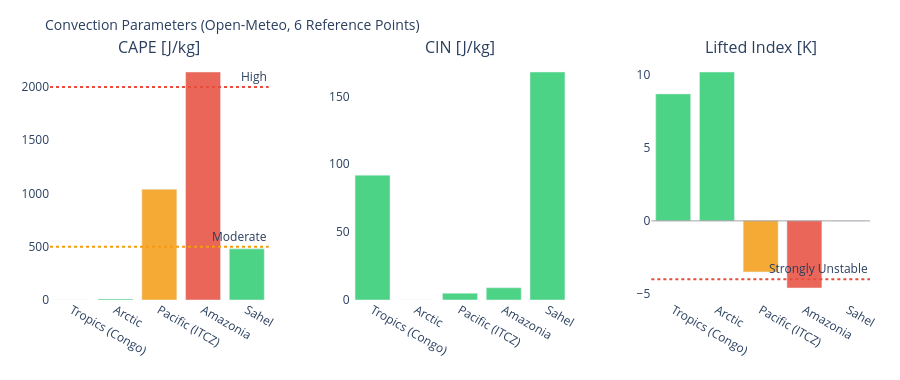

The notebook cell saved with this chart:
### Markdown cell above
---
## 3. Visualizations

### Code cell
# ============================================================
# CAPE / CIN / LIFTED INDEX – Convection potential
# ============================================================

if not df_atm.empty:
    fig = make_subplots(
        rows=1, cols=3,
        subplot_titles=['CAPE [J/kg]', 'CIN [J/kg]', 'Lifted Index [K]'],
        horizontal_spacing=0.1
    )
    pts = df_atm['point'].tolist()
    pt_colors = ['#E85D24','#185FA5','#888780','#378ADD','#639922','#F2A623']

    # CAPE – höher = mehr Gewitterpotential
    cape_vals = df_atm['cape'].fillna(0).tolist()
    cape_colors = ['#e74c3c' if v > 2000 else '#f39c12' if v > 500 else '#2ecc71'
                   for v in cape_vals]
    fig.add_trace(go.Bar(x=pts, y=cape_vals, marker_color=cape_colors,
                         opacity=0.85, showlegend=False), row=1, col=1)
    fig.add_hline(y=2000, line_dash='dot', line_color='#e74c3c',
                  annotation_text='High', row=1, col=1)
    fig.add_hline(y=500,  line_dash='dot', line_color='#f39c12',
                  annotation_text='Moderate', row=1, col=1)

    # CIN – negativer = stärker gedeckelt (weniger Auslöse)
    cin_vals = df_atm['cin'].fillna(0).tolist()
    cin_colors = ['#e74c3c' if v < -200 else '#f39c12' if v < -50 else '#2ecc71'
                  for v in cin_vals]
    fig.add_trace(go.Bar(x=pts, y=cin_vals, marker_color=cin_colors,
                         opacity=0.85, showlegend=False), row=1, col=2)

    # Lifted Index – negativ = instabil
    li_vals = df_atm['li'].fillna(0).tolist()
    li_colors = ['#e74c3c' if v < -4 else '#f39c12' if v < 0 else '#2ecc71'
                 for v in li_vals]
    fig.add_trace(go.Bar(x=pts, y=li_vals, marker_color=li_colors,
                         opacity=0.85, showlegend=False), row=1, col=3)
    fig.add_hline(y=0, line_color='gray', line_width=0.7, row=1, col=3)
    fig.add_hline(y=-4, line_dash='dot', line_color='#e74c3c',
                  annotation_text='Strongly Unstable', row=1, col=3)

    fig.update_layout(
        title=dict(text='Convection Parameters (Open-Meteo, 6 Reference Points)', font=dict(size=14)),
        height=380, plot_bgcolor='rgba(0,0,0,0)', paper_bgcolor='rgba(0,0,0,0)',
        margin=dict(l=50, r=30, t=60, b=80)
    )
    fig.update_xaxes(tickangle=30)
    fig.show()

### Figure 1 — Plotly figure (JSON) as saved in the notebook; plotly's stock layout.template omitted (floating-point values rounded to 4 significant figures)
{"data": [{"marker": {"color": ["#2ecc71", "#2ecc71", "#f39c12", "#e74c3c", "#2ecc71"]}, "opacity": 0.85, "showlegend": false, "type": "bar", "x": ["Tropics (Congo)", "Arctic", "Pacific (ITCZ)", "Amazonia", "Sahel"], "xaxis": "x", "y": [0.0, 10.0, 1040.0, 2140.0, 480.0], "yaxis": "y"}, {"marker": {"color": ["#2ecc71", "#2ecc71", "#2ecc71", "#2ecc71", "#2ecc71"]}, "opacity": 0.85, "showlegend": false, "type": "bar", "x": ["Tropics (Congo)", "Arctic", "Pacific (ITCZ)", "Amazonia", "Sahel"], "xaxis": "x2", "y": [92.0, 0.0, 5.0, 9.0, 168.0], "yaxis": "y2"}, {"marker": {"color": ["#2ecc71", "#2ecc71", "#f39c12", "#e74c3c", "#2ecc71"]}, "opacity": 0.85, "showlegend": false, "type": "bar", "x": ["Tropics (Congo)", "Arctic", "Pacific (ITCZ)", "Amazonia", "Sahel"], "xaxis": "x3", "y": [8.7, 10.2, -3.5, -4.6, 0.0], "yaxis": "y3"}], "layout": {"annotations": [{"font": {"size": 16}, "showarrow": false, "text": "CAPE [J/kg]", "x": 0.1333, "xanchor": "center", "xref": "paper", "y": 1.0, "yanchor": "bottom", "yref": "paper"}, {"font": {"size": 16}, "showarrow": false, "text": "CIN [J/kg]", "x": 0.5, "xanchor": "center", "xref": "paper", "y": 1.0, "yanchor": "bottom", "yref": "paper"}, {"font": {"size": 16}, "showarrow": false, "text": "Lifted Index [K]", "x": 0.8667, "xanchor": "center", "xref": "paper", "y": 1.0, "yanchor": "bottom", "yref": "paper"}, {"showarrow": false, "text": "High", "x": 1, "xanchor": "right", "xref": "x domain", "y": 2000, "yanchor": "bottom", "yref": "y"}, {"showarrow": false, "text": "Moderate", "x": 1, "xanchor": "right", "xref": "x domain", "y": 500, "yanchor": "bottom", "yref": "y"}, {"showarrow": false, "text": "Strongly Unstable", "x": 1, "xanchor": "right", "xref": "x3 domain", "y": -4, "yanchor": "bottom", "yref": "y3"}], "height": 380, "margin": {"b": 80, "l": 50, "r": 30, "t": 60}, "paper_bgcolor": "rgba(0,0,0,0)", "plot_bgcolor": "rgba(0,0,0,0)", "shapes": [{"line": {"color": "#e74c3c", "dash": "dot"}, "type": "line", "x0": 0, "x1": 1, "xref": "x domain", "y0": 2000, "y1": 2000, "yref": "y"}, {"line": {"color": "#f39c12", "dash": "dot"}, "type": "line", "x0": 0, "x1": 1, "xref": "x domain", "y0": 500, "y1": 500, "yref": "y"}, {"line": {"color": "gray", "width": 0.7}, "type": "line", "x0": 0, "x1": 1, "xref": "x3 domain", "y0": 0, "y1": 0, "yref": "y3"}, {"line": {"color": "#e74c3c", "dash": "dot"}, "type": "line", "x0": 0, "x1": 1, "xref": "x3 domain", "y0": -4, "y1": -4, "yref": "y3"}], "title": {"font": {"size": 14}, "text": "Convection Parameters (Open-Meteo, 6 Reference Points)"}, "xaxis": {"anchor": "y", "domain": [0.0, 0.2667], "tickangle": 30}, "xaxis2": {"anchor": "y2", "domain": [0.3667, 0.6333], "tickangle": 30}, "xaxis3": {"anchor": "y3", "domain": [0.7333, 1.0], "tickangle": 30}, "yaxis": {"anchor": "x", "domain": [0.0, 1.0]}, "yaxis2": {"anchor": "x2", "domain": [0.0, 1.0]}, "yaxis3": {"anchor": "x3", "domain": [0.0, 1.0]}}}
